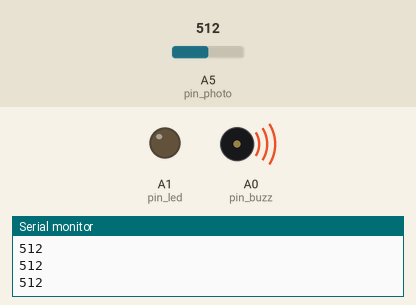
Recording of a sketch running on a simulated Arduino Uno, built with avr-gcc and run on an emulated ATmega328P. On the bench: output pins drawn as LEDs (lit = HIGH), buzzer (waves = sounding), the last lines printed to the serial monitor. The inputs (shaded band) are chosen by the test bench; at power-on: A5 (pin_photo) = 512.

Above: at 1.2 s.
1.3 s: A5 (pin_photo) set to 334
2.8 s: A5 (pin_photo) set to 310
At 3.7 s:
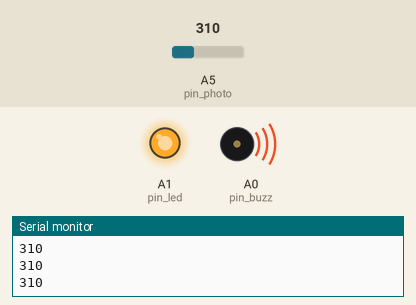
4.3 s: A5 (pin_photo) set to 330
At 4.8 s:
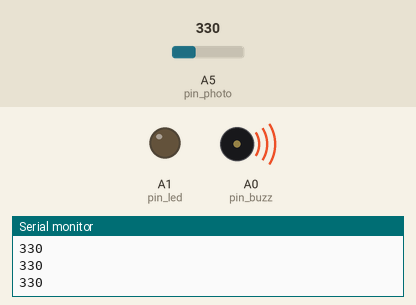
5.8 s: A5 (pin_photo) set to 306
At 7.2 s:
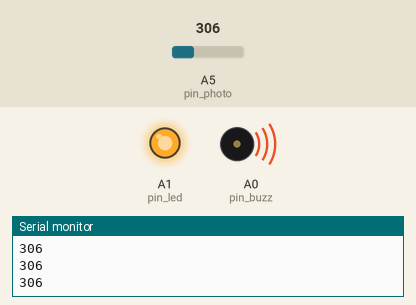
Timing chart, 0 to 8.3 s (numbered marks = the images above; inputs shaded):
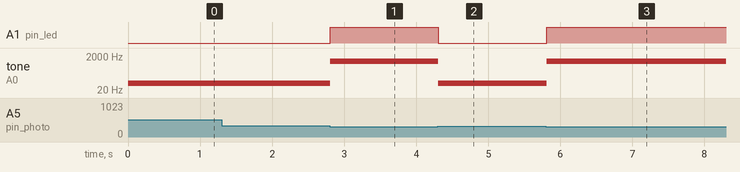

Measured:
- the behaviour switches between 320 and 319 on A5 (pin_photo) (found by bisection; images 0 and 1)
- after the input at 2.8 s, A1 (pin_led): LOW → HIGH at once; tone on A0 (pin_buzz): 50 Hz → 1000 Hz at once
- after the input at 4.3 s, A1 (pin_led): HIGH → LOW at once; tone on A0 (pin_buzz): 1000 Hz → 50 Hz at once
- after the input at 5.8 s, A1 (pin_led): LOW → HIGH at once; tone on A0 (pin_buzz): 50 Hz → 1000 Hz at once

The sketch:

photoresistor.ino
```cpp
#define pin_photo A5
#define pin_led A1
#define pin_buzz A0

void setup() {
  Serial.begin(9600);
  pinMode(pin_photo, INPUT_PULLUP);
  pinMode(pin_led, OUTPUT);
  pinMode(pin_buzz, OUTPUT);
}

void loop() {
  int light = analogRead(pin_photo);
  Serial.println(light);
  if (light < 320) {
    digitalWrite(pin_led, HIGH);
    tone(pin_buzz, 1000);
  } else {
    digitalWrite(pin_led, LOW);
    tone(pin_buzz, 50);
  }
}
```
